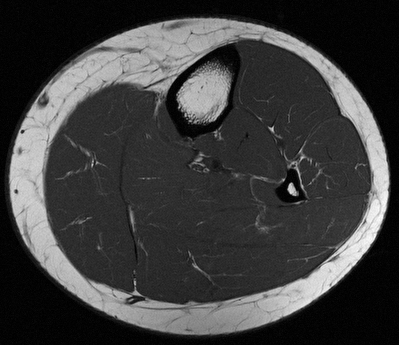
%> input picture TB_image/TUT.IMG.image_restoration_denoising/matlab/jambe.tif, 399 x 345 px
$ octave demo.m   (GNU Octave 9; MATLAB toolbox functions it lacks are replaced by stand-ins)
%> lines starting %> are read from the running program, lines starting %| are printed output that depends on the picture; in (x1, y1, x2, y2) boxes, pixels count from 0 and x2, y2 are one past the last pixel; in counts of white or black regions, pixels touching at a corner belong together; the program's own positions count from 1
### TB_image/TUT.IMG.image_restoration_denoising/matlab/viewImage.m
function viewImage(A)
B=double(A);
mmax=max(max(B));
mmin=min(min(B));
if (mmax == mmin) B=0;
else B=uint8(255*(B-min(min(B)))/(max(max(B))-min(min(B))));
end
colormap gray;axis image;
imshow(A);

### TB_image/TUT.IMG.image_restoration_denoising/matlab/hist_stretch.m
function A=hist_stretch(B)
% histogram stretching.
% ensure the range is [0; 255]
A = B - min(B(:));
A = 255 * A / max(A(:));
A = uint8(A);

### TB_image/TUT.IMG.image_restoration_denoising/matlab/amf.m
function f = amf(I, Smax)
% adaptive median filter
% I: original image
% Smax: size maxi of neighborhood

f = I;

sizes=1:2:Smax;
zmin = zeros([size(I) length(sizes)]);
zmax = zeros([size(I) length(sizes)]);
zmed = zeros([size(I) length(sizes)]);

for k=1:length(sizes),
    zmin(:,:,k) = ordfilt2(I, 1, ones(sizes(k)), 'symmetric');
    zmax(:,:,k) = ordfilt2(I, sizes(k)^2, ones(sizes(k)), 'symmetric');
    zmed(:,:,k) = medfilt2(I, [sizes(k) sizes(k)], 'symmetric');
end

% determines for all scales at the same time if zmed is an impulse noise.
% this enables the choice of the scale.
isMedImpulse = (zmin==zmed) | (zmax==zmed);

for i=1:size(I,1)
    for j=1:size(I,2)

        % finds the right scale
        % determines k (neighborhood size) where the median value is not an
        % impulse noise
        k=1;
        while isMedImpulse(i,j,k) && k<length(sizes)
            k = k+1;
        end

        % if the value of the pixel I(i,j) is an impulse noise, it is
        % replaced by the median value at scale k, if not, it is kept
        % untouched (already set)
        if I(i,j)==zmin(i,j,k) || I(i,j)==zmax(i,j,k) ||  k == length(sizes)
            f(i,j) = zmed(i,j,k);
        end

    end
end

### TB_image/TUT.IMG.image_restoration_denoising/matlab/demo.m
%% Image restoration: denoising

%% 0 - Cleaning

clear all;close all;clc

%% 1 - Generation of random noise images
S = 32;
% uniform
a=0;b=255;
R1=a+(b-a)*rand(S);
R1 = uint8(R1);
% Gaussian
b=1;
R2=a+b*randn(S);
R2=hist_stretch(R2);
% Salt and pepper
a=0.05;b=0.05;
R3=0.5*ones(S);
X=rand(S);
R3(X<=a)=0;
R3(X>a & X<=a+b)=1;
R3=hist_stretch(R3);
% exponential
a=1;
R4=-1/a*log(1-rand(S));R4=hist_stretch(R4);
figure;
subplot(2,2,1);viewImage(R1);title('uniform noise');
subplot(2,2,2);viewImage(R2);title('Gaussian noise');
subplot(2,2,3);viewImage(R3);title('salt and pepper noise');
subplot(2,2,4);viewImage(R4);title('exponential noise');

imwrite(R1, 'uniform_noise.png');
imwrite(R2, 'gaussian_noise.png');
imwrite(R3, 'sp_noise.png');
imwrite(R4, 'exp_noise.png');

% histograms
figure;
subplot(2,2,1);imhist(R1);title('uniform noise');
subplot(2,2,2);imhist(R2,50);title('Gaussian noise');
subplot(2,2,3);imhist(R3);title('salt and pepper noise');
subplot(2,2,4);imhist(R4);title('exponential noise');

imwrite(R1, 'uniform_noise.png');
imwrite(R2, 'gaussian_noise.png');
imwrite(R3, 'sp_noise.png');
imwrite(R4, 'exp_noise.png');

%% 2 - Noise evaluation

A=imread('jambe.tif');
%> A is the input picture: size 345x399 uint8; min 0, max 255, mean 61.6
A=double(A);
%> A: size 345x399 double
A=A/255;
figure;
c=[160 200 200 160];
r=[200 200 240 240];
C=roipoly(A,c,r);
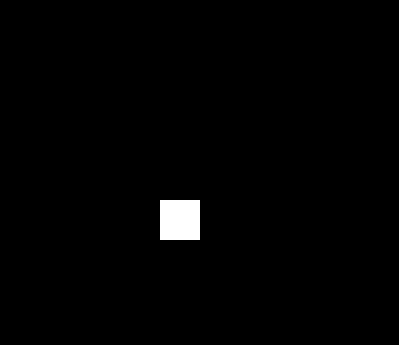
%> C: size 345x399 logical; 1.2% white; 1 white region, box (x1, y1, x2, y2) and area: (160, 200, 200, 240) 1600
subplot(1,3,1);viewImage(A);title('image originale');
subplot(1,3,2);viewImage(C);title('ROI');
subplot(1,3,3);imhist(A(C));title('histogramme de la ROI');
% exponential noise
[m,n]=size(A);
%> m = 345; n = 399
expnoise=1/0.5*log(1-rand(m,n));
B=A-expnoise/max(abs(expnoise(:)));B=hist_stretch(B);
%> after `B=A-expnoise/max(abs(expnoise(:)))`:
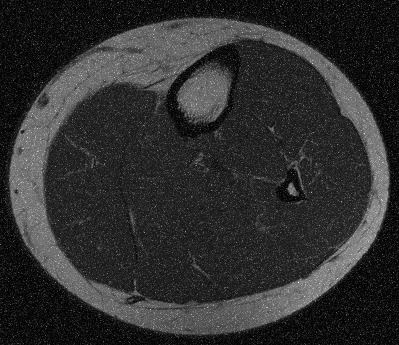
%> B: size 345x399 double; min 0.000164, max 1.81, mean 0.337; drawn with min black and max white
imwrite(B, 'im_exp.png');
figure;
subplot(1,2,1);viewImage(B);title('Image with exponential noise');
subplot(1,2,2);imhist(B(C));title('histogram in ROI');

% Gaussian noise
B=imnoise(A,'gaussian',0,0.004);
imwrite(B, 'im_gauss.png');
figure;
subplot(1,2,1);viewImage(B);title('image with Gaussian noise');
subplot(1,2,2);imhist(B(C));title('histogramin ROI');

%% 3 - Spatial filtering
% load and display image
A=imread('jambe.tif');
A=double(A);
A=A/255;
[m,n]=size(A);
% add salt and pepper noise
B=imnoise(A,'salt & pepper', 0.25);
imwrite(B, 'noise_image.png');
% filtering
% mean
w=fspecial('average',5);
B1=imfilter(B,w);
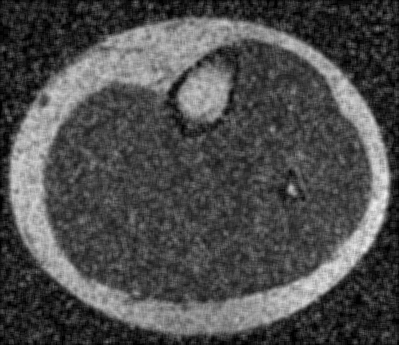
%> B1: size 345x399 double; min 0.00267, max 0.949, mean 0.305
imwrite(B1, 'mean_filter.png');
% max
B2=ordfilt2(B,9,ones(3,3));
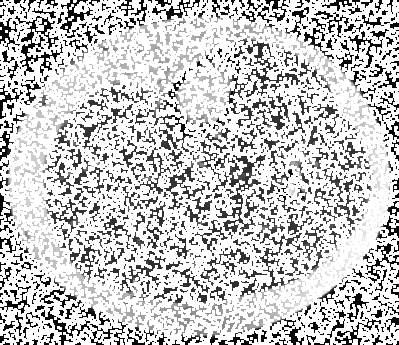
%> B2: size 345x399 double; min 0.00784, max 1, mean 0.779
imwrite(B2, 'max_filter.png');
% min
B3=ordfilt2(B,1,ones(3,3));
imwrite(B3, 'min_filter.png');
% median
B4=medfilt2(B,[7,7]);
imwrite(B4, 'med_filter.png');
%
figure
subplot(3,2,1);viewImage(A);title('original image');
subplot(3,2,2);viewImage(B);title('noisy image image');
subplot(3,2,3);viewImage(B1);title('mean filter');
subplot(3,2,4);viewImage(B2);title('max filter');
subplot(3,2,5);viewImage(B3);title('min filter');
subplot(3,2,6);viewImage(B4);title('median filter');
%adaptive median filter
B5=amf(B,7);
%> after the loop in amf, `for k=1:length(sizes),`:
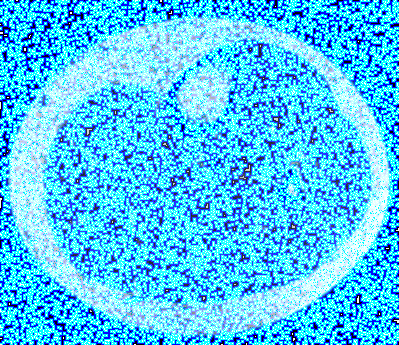
%> zmax: size 345x399x4 double; mean R, G, B, A 0.306, 0.779, 0.972, 0.998; transparent parts drawn white
%> after the loop in amf, `for k=1:length(sizes),`:
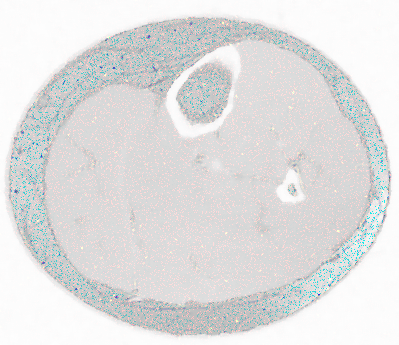
%> zmed: size 345x399x4 double; mean R, G, B, A 0.306, 0.243, 0.241, 0.241; transparent parts drawn white
imwrite(B5, 'amf_filter.png');
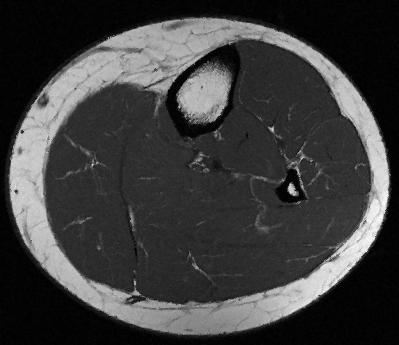
%> saved as amf_filter.png: size 345x399 uint8; min 1, max 253, mean 61.6
figure
subplot(2,2,1);viewImage(A);title('original image');
subplot(2,2,2);viewImage(B);title('noisy image');
subplot(2,2,3);viewImage(B4);title('median filter 7x7');
subplot(2,2,4);viewImage(B5);title('adaptive median filter');
